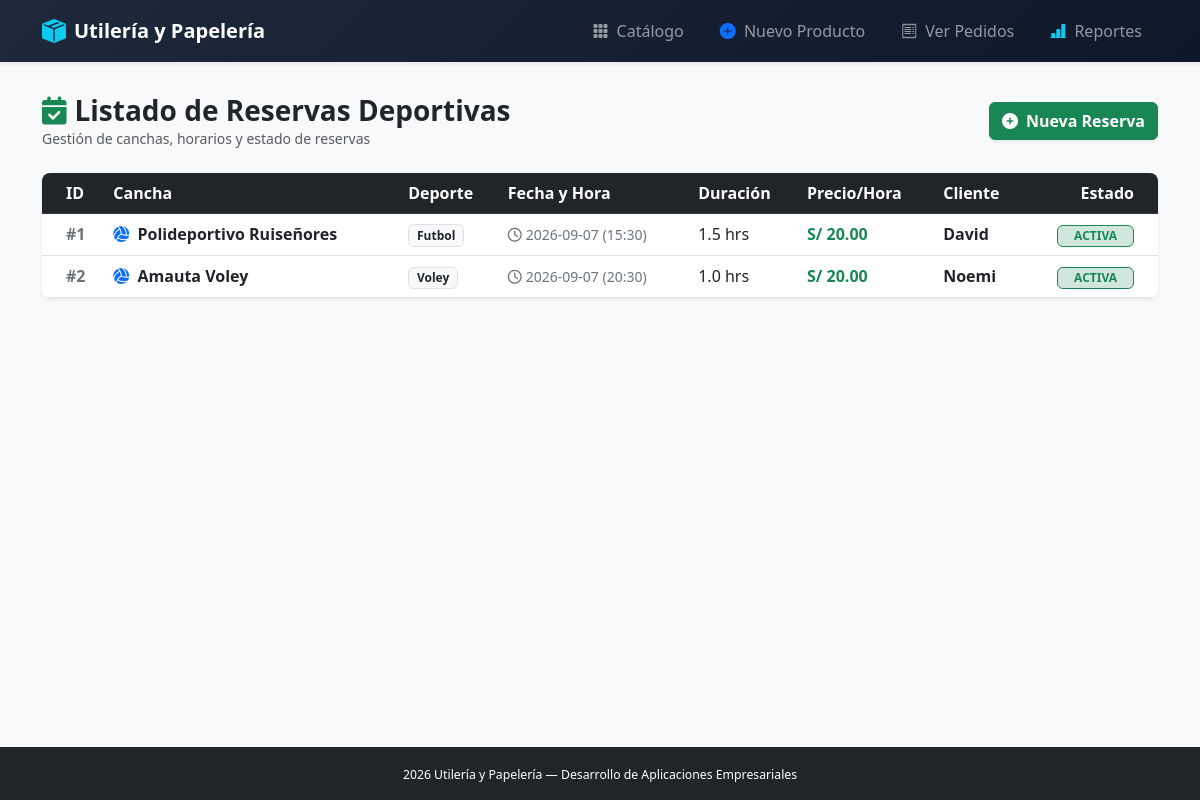
Page /reservas/ on the committed database.
### reservas/models.py (models this page shows, shortened)
class Reserva(models.Model):
    cancha = models.CharField(max_length=100)
    deporte = models.CharField(max_length=50)
    fecha = models.CharField(max_length=10)
    hora = models.CharField(max_length=5)
    duracion_horas = models.FloatField(default=1.0)
    precio_hora = models.FloatField(default=20.0)
    cliente = models.CharField(max_length=100)
    estado = models.CharField(max_length=20, default='ACTIVA')
    cupos_disponibles = models.IntegerField(default=10)
    objects = ReservaQuerySet.as_manager()

### reservas/views.py (the view)
# urls.py: path('', views.lista_reservas, name='lista'),
def lista_reservas(request):
    reservas = Reserva.objects.activas()
    return render(request, "reservas/lista.html", {"reservas": reservas})

### reservas/models.py (called while the page is built)
    def activas(self):
        return self.filter(estado__iexact='ACTIVA')

### reservas/templates/reservas/lista.html (shortened to what this page needs)
{% extends 'utileria/base.html' %}
{% block content %}
<div class="d-flex justify-content-between align-items-center mb-4">
    <div>
        <h3 class="fw-bold text-dark m-0 d-flex align-items-center gap-2">
            <i class="fas fa-calendar-check text-success"></i>
            Listado de Reservas Deportivas
        </h3>
        <p class="text-muted small m-0">Gestión de canchas, horarios y estado de reservas</p>
    </div>
    <a href="{% url 'reservas:crear' %}" class="btn btn-success fw-semibold shadow-sm d-flex align-items-center gap-1">
        <i class="fas fa-plus-circle me-1"></i> Nueva Reserva
    </a>
</div>
<div class="card card-item shadow-sm border-0 rounded-3 overflow-hidden">
    <div class="card-body p-0">
        <div class="table-responsive">
            <table class="table table-hover align-middle mb-0">
                <thead class="table-dark">
                    <tr>
                        <th class="ps-4">ID</th>
                        <th>Cancha</th>
                        <th>Deporte</th>
                        <th>Fecha y Hora</th>
                        <th>Duración</th>
                        <th>Precio/Hora</th>
                        <th>Cliente</th>
                        <th class="text-end pe-4">Estado</th>
                    </tr>
                </thead>
                <tbody>
                    {% for r in reservas %}
                        <tr>
                            <td class="ps-4 fw-bold text-secondary">#{{ r.id }}</td>
                            <td class="fw-semibold text-dark">
                                <i class="fas fa-volleyball-ball text-primary me-1"></i> {{ r.cancha }}
                            </td>
                            <td>
                                <span class="badge bg-light text-dark border">
                                    {{ r.deporte }}
                                </span>
                            </td>
                            <td class="text-secondary small">
                                <i class="far fa-clock me-1"></i>{{ r.fecha }} ({{ r.hora }})
                            </td>
                            <td>{{ r.duracion_horas }} hrs</td>
                            <td class="fw-bold text-success">
                                S/ {{ r.precio_hora|floatformat:2 }}
                            </td>
                            <td class="fw-semibold text-dark">
                                {{ r.cliente }}
                            </td>
                            <td class="text-end pe-4">
                                {% if r.estado|lower == 'activa' or r.estado|lower == 'confirmada' %}
                                    <span class="badge bg-success-subtle text-success border border-success px-3 py-1 fw-bold">
                                        {{ r.estado|upper }}
                                    </span>
                                {% else %}
                                    <span class="badge bg-secondary px-3 py-1 fw-bold">
                                        {{ r.estado }}
                                    </span>
                                {% endif %}
                            </td>
                        </tr>
                    {% empty %}
                        <tr>
                            <td colspan="8" class="text-center text-muted py-4">
                                <em>No hay reservas registradas en la base de datos.</em>
                            </td>
                        </tr>
                    {% endfor %}
                </tbody>
            </table>
        </div>
    </div>
</div>
{% endblock %}

### utileria/templates/utileria/base.html (style rules this page uses)
.card-item { border: 1px solid #e2e8f0; border-radius: 12px; transition: all 0.25s ease; background: #ffffff; }

### rows in the picture
Reserva: id "1", cancha "Polideportivo Ruiseñores", deporte "Futbol", fecha "2026-09-07", hora "15:30", duracion_horas "1.5", precio_hora "20.00", cliente "David", estado "ACTIVA"
Reserva: id "2", cancha "Amauta Voley", deporte "Voley", fecha "2026-09-07", hora "20:30", duracion_horas "1.0", precio_hora "20.00", cliente "Noemi", estado "ACTIVA"
